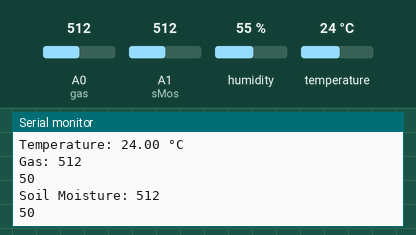
Simulated run of this sketch. Board: Arduino Uno, built with avr-gcc and run on an emulated ATmega328P. On the bench: the last lines printed to the serial monitor. The inputs (shaded band) are chosen by the test bench; at power-on: humidity 55 %, A0 (gas) = 512, A1 (sMos) = 512, temperature 24 °C.

Above: at 17.8 s.
17.9 s: humidity set to 22 %
30.6 s: A0 (gas) set to 716
At 37.0 s:
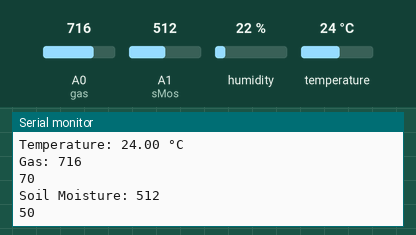
43.3 s: A1 (sMos) set to 716
At 54.7 s:
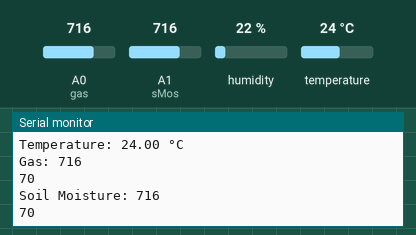

The sketch:

Arduino_tx.ino
```cpp
#include <DHT.h>
#include <SoftwareSerial.h>

SoftwareSerial mySerial(2, 3); // RX, TX
int gas=A0,gasR ;
int sMos=A1, sMosR;

// Define pin and sensor type
#define DHTPIN 4         // Pin where the DHT11 is connected
  // Use DHT11
#define DHTTYPE DHT11

DHT dht(DHTPIN, DHTTYPE);
void setup() {
  // put your setup code here, to run once:
  pinMode(gas, INPUT);
  pinMode(sMos, INPUT);
  Serial.begin(9600);
  mySerial.begin(9600);
    dht.begin();
  Serial.println("DHT11 sensor reading...");
}

void loop() {
  gasR=analogRead(gas);
  sMosR=analogRead(sMos);
// Wait a few seconds between readings
  delay(2000);

  // Read temperature and humidity
  float humidity = dht.readHumidity();
  float temperature = dht.readTemperature(); // Default is Celsius

  int sMosA=map(sMosR,1023,0,99,0);
  int gasA=map(gasR,1023,0,99,0);

  // Check if any reads failed
  if (isnan(humidity) || isnan(temperature)) {
    Serial.println("Failed to read from DHT sensor!");
    return;
  }

  // Print results
  Serial.print("Humidity: ");
  Serial.print(humidity);
  Serial.println(" %\t");
  Serial.print("Temperature: ");
  Serial.print(temperature);
  Serial.println(" °C");
  Serial.print("Gas: ");
  Serial.println(gasR);
  Serial.println(gasA);
  Serial.print("Soil Moisture: ");
  Serial.println(sMosR);
  Serial.println(sMosA);
  long hum=humidity+100;
  mySerial.println(hum);
  long temp=temperature+200;
  mySerial.println(temp);
  long gasT=gasA+300;
  mySerial.println(gasT);
  long sMosT=sMosA+400;
  mySerial.println(sMosT);

  delay(15000);
}
```

Measured:
- after the input at 30.6 s, the serial monitor: prints a new line after 5.6 s (image 1)
- after the input at 43.3 s, the serial monitor: prints a new line after 10.0 s (image 2)
